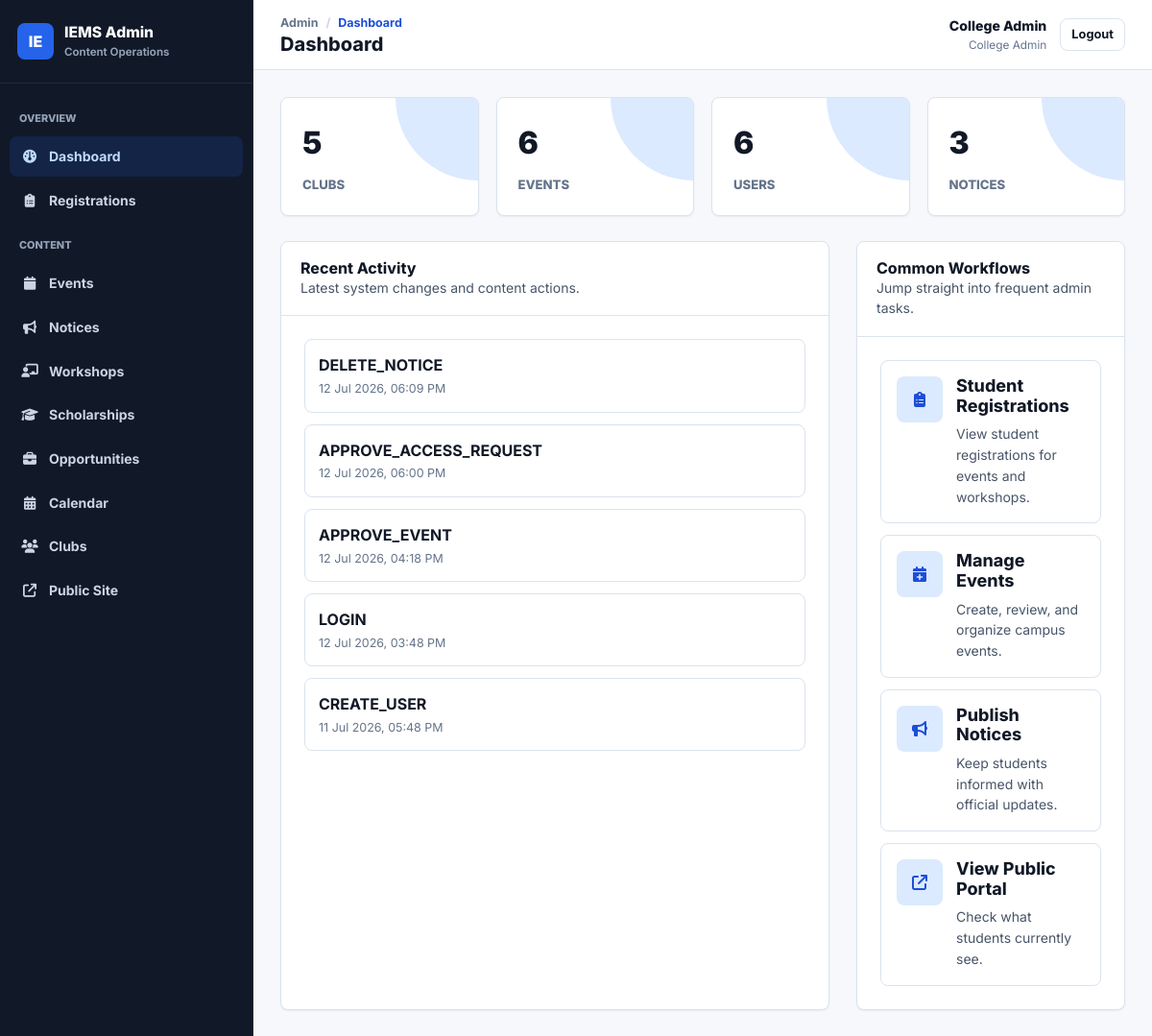
The app's page /admin/ (signed in) with its own data.
### models/user.py (models this page shows, shortened)
class User(UserMixin, db.Model):
    __tablename__ = 'users'
    id = db.Column(db.Integer, primary_key=True)
    name = db.Column(db.String(100), nullable=False)
    email = db.Column(db.String(120), unique=True, nullable=False, index=True)
    password_hash = db.Column(db.String(256), nullable=False)
    role = db.Column(db.String(20), nullable=False, default='club_president')
    club_id = db.Column(db.Integer, db.ForeignKey('clubs.id'), nullable=True)
    status = db.Column(db.String(20), default='active')  # active, inactive
    created_at = db.Column(db.DateTime, default=datetime.utcnow)
    club = db.relationship('Club', foreign_keys=[club_id], backref='president_user')
    created_events = db.relationship('Event', foreign_keys='Event.created_by', backref='creator', lazy='dynamic')
    approved_events = db.relationship('Event', foreign_keys='Event.approved_by', backref='approver', lazy='dynamic')
    created_notices = db.relationship('Notice', foreign_keys='Notice.created_by', backref='creator', lazy='dynamic')
    activity_logs = db.relationship('ActivityLog', backref='user', lazy='dynamic')
    @property
    def is_super_admin(self):
        return self.role == 'super_admin'
    @property
    def is_college_admin(self):
        return self.role == 'college_admin'
    @property
    def role_display(self):
        return {
            'super_admin': 'Super Admin',
            'college_admin': 'College Admin',
            'club_president': 'Club President'
        }.get(self.role, self.role)

### models/activity_log.py (models this page shows, shortened)
class ActivityLog(db.Model):
    __tablename__ = 'activity_logs'
    id = db.Column(db.Integer, primary_key=True)
    user_id = db.Column(db.Integer, db.ForeignKey('users.id'))
    action = db.Column(db.String(200), nullable=False)
    module = db.Column(db.String(50))  # events, notices, users, clubs, etc.
    details = db.Column(db.Text)  # JSON string for extra context
    ip_address = db.Column(db.String(45))
    timestamp = db.Column(db.DateTime, default=datetime.utcnow)

### routes/admin_dashboard.py (the view)
@admin_bp.route('/')
@login_required
def dashboard():
    stats = {}
    if current_user.is_super_admin or current_user.is_college_admin:
        stats = {
            'clubs': Club.query.count(),
            'events': Event.query.count(),
            'users': User.query.count(),
            'notices': Notice.query.count()
        }
    elif current_user.is_club_president and current_user.club_id:
        stats = {
            'events': Event.query.filter_by(club_id=current_user.club_id).count(),
            'notices': Notice.query.filter_by(club_id=current_user.club_id).count(),
        }
    recent_activity = ActivityLog.query.order_by(ActivityLog.timestamp.desc()).limit(10).all()
    return render_template('admin/dashboard.html', stats=stats, recent_activity=recent_activity)

### models/user.py (called while the page is built)
@login_manager.user_loader
def load_user(user_id):
    return db.session.get(User, int(user_id))

### templates/admin/dashboard.html
{% extends "admin/base.html" %}
{% block content %}
<div class="stats-row">
    {% for key, val in stats.items() %}
    <div class="stat-card-admin">
        <div class="stat-card-value">{{ val }}</div>
        <div class="stat-card-label">{{ key | replace('_', ' ') | title }}</div>
    </div>
    {% else %}
    <div class="empty-state col-span-full">
        <i class="fa-solid fa-chart-line"></i>
        <p>No dashboard statistics are available for this account yet.</p>
    </div>
    {% endfor %}
</div>
<div class="two-column-grid">
    <div class="admin-table-card">
        <div class="admin-table-header">
            <div>
                <h3 class="admin-table-title">Recent Activity</h3>
                <p class="text-sm m-0">Latest system changes and content actions.</p>
            </div>
        </div>
        <div class="p-3">
            <ul class="activity-feed">
                {% for activity in recent_activity %}
                <li class="activity-item">
                    <div class="activity-content">
                        <div class="activity-text">{{ activity.action }}</div>
                        <div class="activity-time">{{ activity.timestamp.strftime('%d %b %Y, %I:%M %p') }}</div>
                    </div>
                </li>
                {% else %}
                <li class="empty-state">
                    <i class="fa-regular fa-clock"></i>
                    <p>No recent activity yet.</p>
                </li>
                {% endfor %}
            </ul>
        </div>
    </div>
    <aside class="admin-table-card">
        <div class="admin-table-header">
            <div>
                <h3 class="admin-table-title">Common Workflows</h3>
                <p class="text-sm m-0">Jump straight into frequent admin tasks.</p>
            </div>
        </div>
        <div class="p-3 resource-list">
            {% if current_user.is_super_admin %}
            <a href="{{ url_for('admin_access_requests.index') }}" class="resource-row text-decoration-none">
                <div class="resource-icon"><i class="fa-solid fa-user-shield"></i></div>
                <div>
                    <h4 class="text-lg mb-1">Pending Access Requests</h4>
                    <p class="text-sm">Review applications from new club presidents and admins.</p>
                </div>
            </a>
            {% else %}
            <a href="{{ url_for('registrations.index') }}" class="resource-row text-decoration-none">
                <div class="resource-icon"><i class="fa-solid fa-clipboard-list"></i></div>
                <div>
                    <h4 class="text-lg mb-1">Student Registrations</h4>
                    <p class="text-sm">View student registrations for events and workshops.</p>
                </div>
            </a>
            {% endif %}
            <a href="{{ url_for('events.index') }}" class="resource-row text-decoration-none">
                <div class="resource-icon"><i class="fa-solid fa-calendar-plus"></i></div>
                <div>
                    <h4 class="text-lg mb-1">Manage Events</h4>
                    <p class="text-sm">Create, review, and organize campus events.</p>
                </div>
            </a>
            <a href="{{ url_for('notices.index') }}" class="resource-row text-decoration-none">
                <div class="resource-icon"><i class="fa-solid fa-bullhorn"></i></div>
                <div>
                    <h4 class="text-lg mb-1">Publish Notices</h4>
                    <p class="text-sm">Keep students informed with official updates.</p>
                </div>
            </a>
            <a href="{{ url_for('public.home') }}" class="resource-row text-decoration-none">
                <div class="resource-icon"><i class="fa-solid fa-arrow-up-right-from-square"></i></div>
                <div>
                    <h4 class="text-lg mb-1">View Public Portal</h4>
                    <p class="text-sm">Check what students currently see.</p>
                </div>
            </a>
        </div>
    </aside>
</div>
{% endblock %}

### templates/admin/base.html (shortened to what this page needs)
<!DOCTYPE html>
<html lang="en">
<head>
    <title>{% block title %}Dashboard{% endblock %} - IEMS Admin</title>
    <link rel="stylesheet" href="https://cdnjs.cloudflare.com/ajax/libs/font-awesome/6.4.0/css/all.min.css">
    <link rel="stylesheet" href="{{ url_for('static', filename='css/main.css') }}">
    <link rel="stylesheet" href="{{ url_for('static', filename='css/admin.css') }}">
    <link rel="stylesheet" href="{{ url_for('static', filename='css/responsive.css') }}">
</head>
<body>
    <div class="admin-body">
        <aside class="sidebar" id="sidebar">
            <div class="sidebar-header">
                <a href="{{ url_for('admin.dashboard') }}" class="sidebar-logo">
                    <span class="sidebar-logo-mark">IE</span>
                    <span>
                        <span class="sidebar-logo-text">IEMS Admin</span>
                        <span class="sidebar-logo-subtext">Content Operations</span>
                    </span>
                </a>
            </div>
            <nav class="sidebar-nav">
                <div class="nav-section-label">Overview</div>
                <a href="{{ url_for('admin.dashboard') }}" class="nav-item {% if request.endpoint == 'admin.dashboard' %}active{% endif %}"><i class="fa-solid fa-gauge"></i> <span>Dashboard</span></a>
                <a href="{{ url_for('registrations.index') }}" class="nav-item "><i class="fa-solid fa-clipboard-list"></i> <span>Registrations</span></a>
                <div class="nav-section-label">Content</div>
                <a href="{{ url_for('events.index') }}" class="nav-item {% if request.endpoint and request.endpoint.startswith('events.') %}active{% endif %}"><i class="fa-solid fa-calendar"></i> <span>Events</span></a>
                <a href="{{ url_for('notices.index') }}" class="nav-item {% if request.endpoint and request.endpoint.startswith('notices.') %}active{% endif %}"><i class="fa-solid fa-bullhorn"></i> <span>Notices</span></a>
                <a href="{{ url_for('workshops.index') }}" class="nav-item {% if request.endpoint and request.endpoint.startswith('workshops.') %}active{% endif %}"><i class="fa-solid fa-chalkboard-user"></i> <span>Workshops</span></a>
                {% if current_user.role in ('super_admin', 'college_admin') %}
                <a href="{{ url_for('scholarships.index') }}" class="nav-item "><i class="fa-solid fa-graduation-cap"></i> <span>Scholarships</span></a>
                <a href="{{ url_for('opportunities.index') }}" class="nav-item "><i class="fa-solid fa-briefcase"></i> <span>Opportunities</span></a>
                <a href="{{ url_for('calendar.index') }}" class="nav-item {% if request.endpoint and request.endpoint.startswith('calendar.') %}active{% endif %}"><i class="fa-solid fa-calendar-days"></i> <span>Calendar</span></a>
                <a href="{{ url_for('clubs.index') }}" class="nav-item {% if request.endpoint and request.endpoint.startswith('clubs.') %}active{% endif %}"><i class="fa-solid fa-users"></i> <span>Clubs</span></a>
                {% endif %}
                <a href="{{ url_for('public.home') }}" class="nav-item"><i class="fa-solid fa-arrow-up-right-from-square"></i> <span>Public Site</span></a>
            </nav>
        </aside>
        <main class="admin-main">
            <header class="topbar">
                <div class="topbar-left">
                    <ul class="breadcrumb">
                        <li>Admin</li>
                        <li class="active">{{ self.title() }}</li>
                    </ul>
                    <h1 class="page-title">{% block page_heading %}{{ self.title() }}{% endblock %}</h1>
                </div>
                <div class="topbar-right">
                    <div class="user-info">
                        <span class="user-name">{{ current_user.name }}</span>
                        <span class="user-role">{{ current_user.role_display }}</span>
                    </div>
                    <a href="{{ url_for('auth.logout') }}" class="btn btn-secondary btn-sm">Logout</a>
                </div>
            </header>
            <div class="admin-content">
                {% block content %}{% endblock %}
            </div>
        </main>
    </div>
</body>
</html>

### static/css/main.css (style rules this page uses)
:root { --primary: #111827; --primary-soft: #243041; --accent-blue: #1d4ed8; --accent-blue-light: #dbeafe; --accent-teal: #0f766e; --accent-teal-light: #ccfbf1; --accent-amber: #b45309; --bg: #f6f8fb; --surface: #ffffff; --surface-muted: #f1f5f9; --border: #dbe3ef; --border-strong: #cbd5e1; --text-primary: #111827; --text-secondary: #475569; --text-muted: #64748b; --danger: #dc2626; --warning: #d97706; --success: #059669; --info: #0284c7; --space-xs: 4px; --space-sm: 8px; --space-md: 16px; --space-lg: 24px; --space-xl: 32px; --space-2xl: 48px; --space-3xl: 64px; --radius-sm: 6px; --radius-md: 8px; --radius-lg: 8px; --shadow-sm: 0 1px 2px rgba(15, 23, 42, 0.06); --shadow-md: 0 10px 24px rgba(15, 23, 42, 0.08); --shadow-lg: 0 24px 56px rgba(15, 23, 42, 0.14); --transition-fast: 150ms ease; --transition: 220ms ease; }
* { box-sizing: border-box; margin: 0; padding: 0; }
html { scroll-behavior: smooth; }
body { min-height: 100vh; font-family: "Inter", system-ui, -apple-system, BlinkMacSystemFont, "Segoe UI", sans-serif; background: var(--bg); color: var(--text-primary); line-height: 1.55; -webkit-font-smoothing: antialiased; text-rendering: optimizeLegibility; }
a { color: var(--accent-blue); }
h1, h2, h3, h4, h5, h6 { color: var(--primary); font-weight: 750; line-height: 1.15; }
p { color: var(--text-secondary); }
.text-sm { font-size: 0.875rem; }
.text-lg { font-size: 1.125rem; }
.text-decoration-none { text-decoration: none; }
.m-0 { margin: 0; }
.mb-1 { margin-bottom: var(--space-sm); }
.p-3 { padding: var(--space-lg); }
.btn { min-height: 40px; padding: 10px 16px; border: 1px solid transparent; border-radius: var(--radius-md); display: inline-flex; align-items: center; justify-content: center; gap: 8px; color: inherit; text-decoration: none; font-family: inherit; font-size: 0.92rem; font-weight: 700; line-height: 1; white-space: nowrap; cursor: pointer; transition: transform var(--transition-fast), box-shadow var(--transition-fast), background var(--transition-fast), color var(--transition-fast), border-color var(--transition-fast); }
.btn-sm { min-height: 34px; padding: 8px 11px; font-size: 0.8rem; }
.btn-secondary, .btn-outline { background: #fff; color: var(--primary); border-color: var(--border); }
.card, .admin-table-card { background: var(--surface); border: 1px solid var(--border); border-radius: var(--radius-lg); box-shadow: var(--shadow-sm); }
.two-column-grid { display: grid; grid-template-columns: minmax(0, 1.7fr) minmax(280px, 0.8fr); gap: 28px; }
.admin-table-header { display: flex; align-items: center; justify-content: space-between; gap: 16px; padding: 18px 20px; border-bottom: 1px solid var(--border); }
.admin-table-title { margin: 0; font-size: 1rem; }
.resource-list { display: grid; gap: 12px; }
.resource-row { display: flex; gap: 14px; align-items: flex-start; padding: 16px; border: 1px solid var(--border); border-radius: var(--radius-lg); background: #fff; color: inherit; }
.resource-icon { width: 48px; height: 48px; border-radius: var(--radius-md); display: inline-flex; align-items: center; justify-content: center; background: var(--accent-blue-light); color: var(--accent-blue); flex: 0 0 auto; }

### records on screen
User: name "College Admin", role_display "College Admin"
ActivityLog: action "DELETE_NOTICE", timestamp "12 Jul 2026, 06:09 PM"
ActivityLog: action "APPROVE_ACCESS_REQUEST", timestamp "12 Jul 2026, 06:00 PM"
ActivityLog: action "APPROVE_EVENT", timestamp "12 Jul 2026, 04:18 PM"
ActivityLog: action "LOGIN", timestamp "12 Jul 2026, 03:48 PM"
ActivityLog: action "CREATE_USER", timestamp "11 Jul 2026, 05:48 PM"

### other values on screen
{{ val }} "5" "6" "6" "3"
{{ key | replace('_', ' ') | title }} "CLUBS" "EVENTS" "USERS" "NOTICES"
